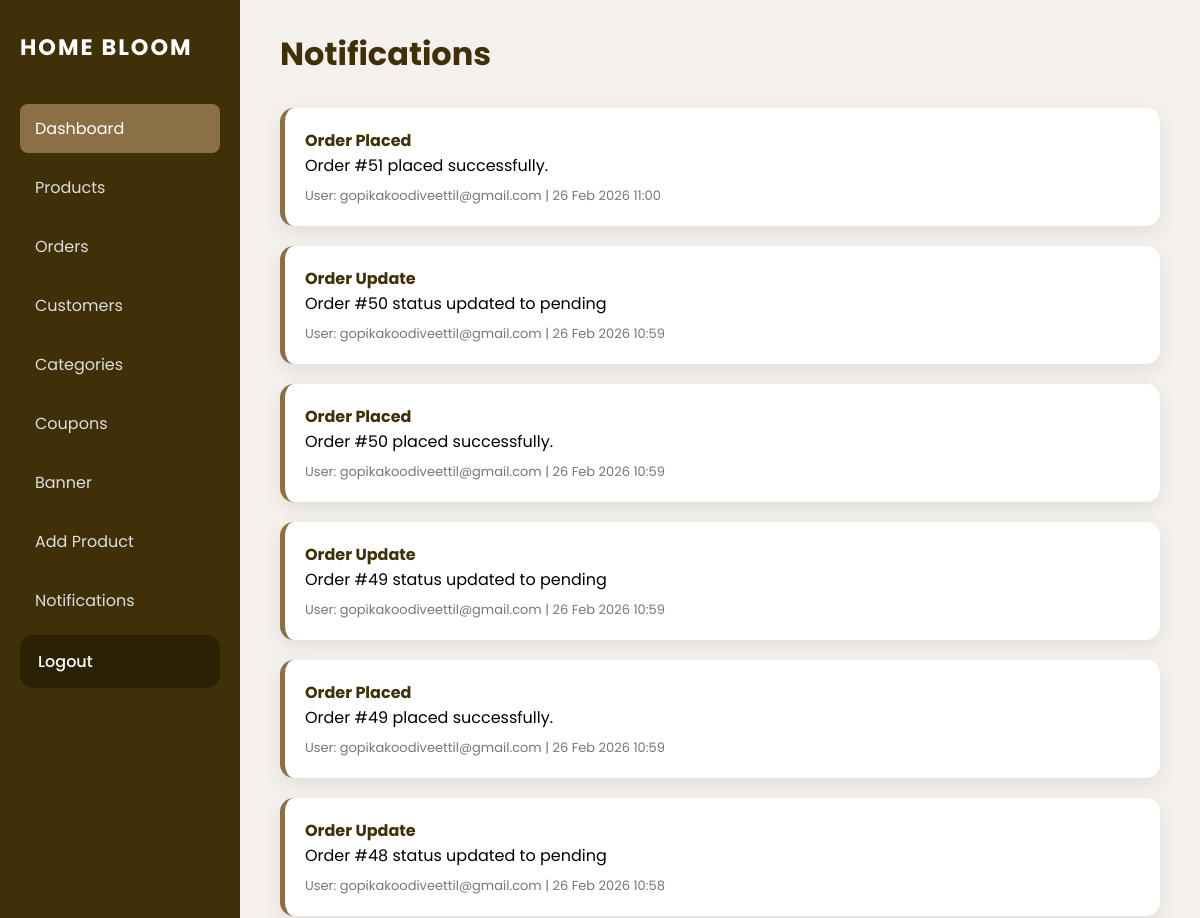
Page /adminnotifications/ (signed in, upper part) on the earlier database version.
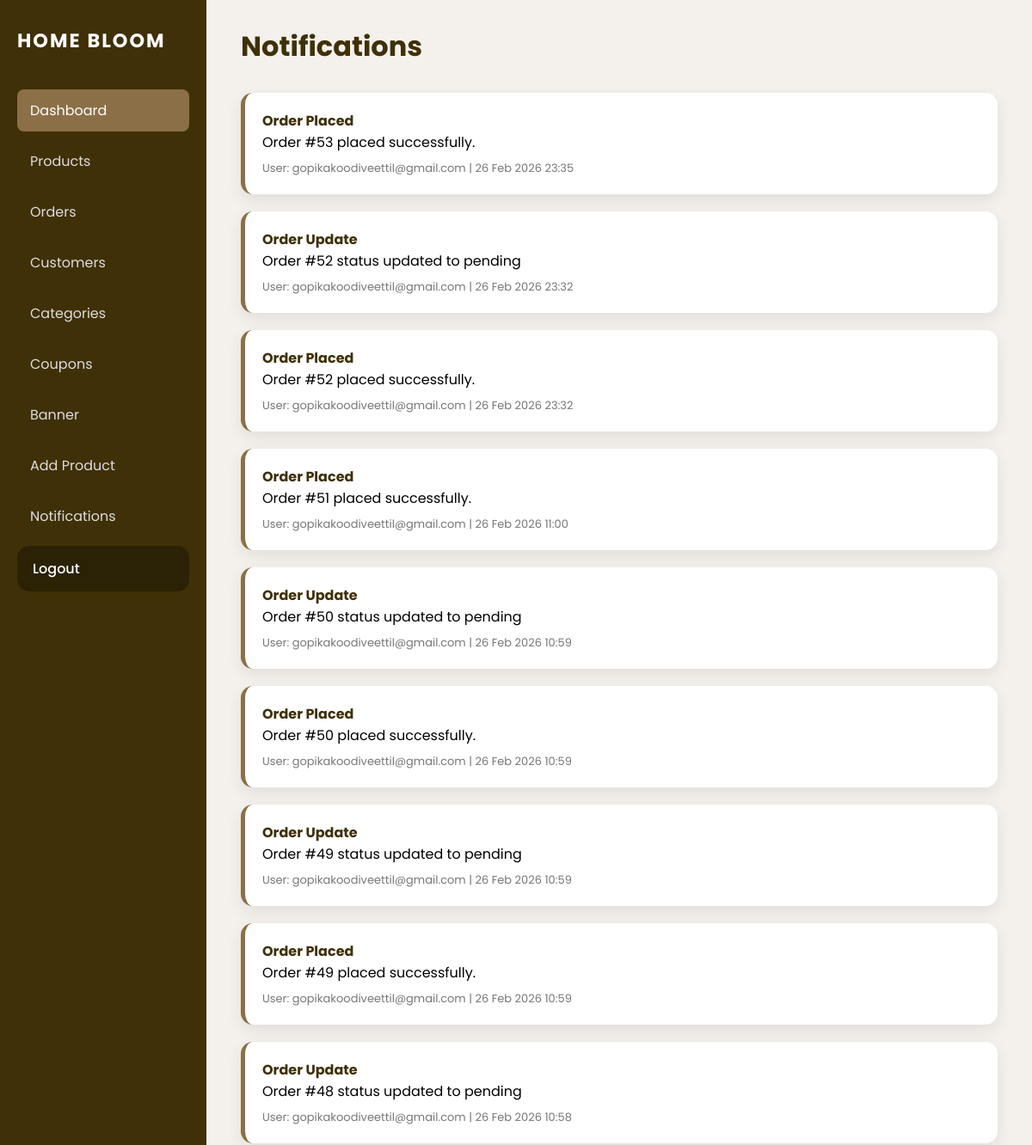
Same page on the later database version.
### bloom/models.py (models this page shows, shortened)
class Notification(models.Model):
    user = models.ForeignKey(User, on_delete=models.CASCADE)
    title = models.CharField(max_length=255)
    message = models.TextField()
    is_read = models.BooleanField(default=False)
    created_at = models.DateTimeField(auto_now_add=True)

class User(AbstractUser):
    email = models.EmailField(unique=True)
    USERNAME_FIELD = "email"
    REQUIRED_FIELDS = ["username"]

### bloom/views.py (the view)
# urls.py: path("adminnotifications/",views.adminnotifications,name="adminnotifications"),
@staff_member_required
def adminnotifications(request):
    notifications = Notification.objects.all().order_by("-created_at")
    return render(
        request,
        "adminnotifications.html",
        {"notifications": notifications}
    )

### bloom/templates/adminnotifications.html (shortened to what this page needs)
<!DOCTYPE html>
<html lang="en">
<head>
</head>
<body>
<div class="dashboard-wrapper">
<aside class="sidebar">
<h2 class="brand">HOME BLOOM</h2>
      <nav>
            <a href="{% url 'admindashboard' %}"class="active">Dashboard</a>
           <a href="{% url 'adminproduct' %}" >Products</a>
            <a href="{% url 'adminorder' %}">Orders</a>
             <a href="{%url 'admincustomer'%}">Customers</a>
            <a href="{%url 'admincategory'%}">Categories</a>
            <a href="{%url 'admincoupon'%}">Coupons</a>
            <a href="{% url 'banner_add'%}">Banner</a>
            <a href="{%url 'addproduct'%}">Add Product</a>
            <a href="{% url 'adminnotifications' %}">Notifications</a>
        <form method="post" action="{% url 'adminlogout' %}" class="logout-form">
    <button type="submit" class="logout-pill">
        Logout
    </button>
</form>
        </nav>
</aside>
<main class="main-content">
<div class="top-bar">
<h1>Notifications</h1>
</div>
{% for n in notifications %}
<div class="notification-card">
<strong>{{ n.title }}</strong>
<p>{{ n.message }}</p>
<div class="notification-meta">
User: {{ n.user.email }} |
{{ n.created_at|date:"d M Y H:i" }}
</div>
</div>
{% empty %}
<p>No notifications found.</p>
{% endfor %}
</main>
</div>
</body>
</html>

Differences in the rows shown:
added Notification: title "Order Placed", message "Order #53 placed successfully.", user.email "gopikakoodiveettil@gmail.com", created_at "26 Feb 2026 23:35"
added Notification: title "Order Update", message "Order #52 status updated to pending", user.email "gopikakoodiveettil@gmail.com", created_at "26 Feb 2026 23:32"
added Notification: title "Order Placed", message "Order #52 placed successfully.", user.email "gopikakoodiveettil@gmail.com", created_at "26 Feb 2026 23:32"
